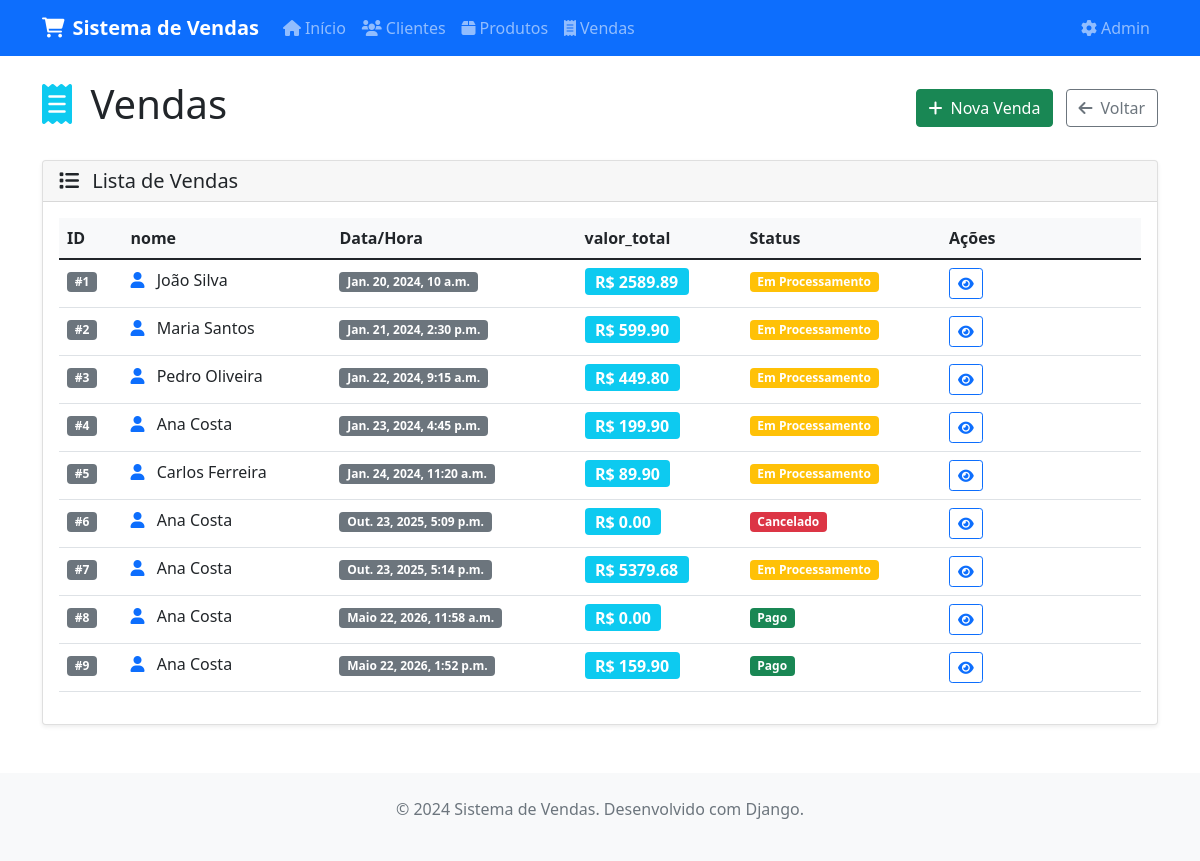
The app's page /vendas/vendas/ with its own data.
### vendas/models.py (models this page shows, shortened)
class Venda(models.Model):
    STATUS_CHOICES = [
        ('processamento', 'Em Processamento'),
        ('pago', 'Pago'),
        ('cancelado', 'Cancelado'),
    ]
    cliente = models.ForeignKey(Cliente, on_delete=models.CASCADE, verbose_name="Cliente")
    produtos = models.ManyToManyField(Produto, through='ItemVenda', verbose_name="Produtos")
    data_hora = models.DateTimeField(default=timezone.now, verbose_name="Data e Hora")
    valor_total = models.DecimalField(max_digits=10, decimal_places=2, verbose_name="Valor Total")
    status = models.CharField(max_length=20, choices=STATUS_CHOICES, default='processamento', verbose_name="Status")
    class Meta:
        verbose_name = "Venda"
        verbose_name_plural = "Vendas"
        ordering = ['data_hora']
    def pode_ser_cancelada(self):
        if self.status == 'cancelado':
            return False
        data_limite = timezone.now() - timedelta(days=0)
        if self.data_hora < data_limite:
            return False
        return True
    def get_status_display_class(self):
        status_classes = {
            'processamento': 'warning',
            'pago': 'success',
            'cancelado': 'danger',
        }
        return status_classes.get(self.status, 'secondary')

class Cliente(models.Model):
    nome = models.CharField(max_length=200, verbose_name="Nome")
    email = models.EmailField(verbose_name="E-mail")
    data_cadastro = models.DateTimeField(auto_now_add=True, verbose_name="Data de Cadastro")
    class Meta:
        verbose_name = "Cliente"
        verbose_name_plural = "Clientes"
        ordering = ['nome']

### vendas/views.py (the view)
# urls.py: path('vendas/', views.venda_list, name='venda_list'),
def venda_list(request):
    vendas_list = Venda.objects.all().order_by('id')
    paginator = Paginator(vendas_list, 10)
    page_number = request.GET.get('page')
    vendas = paginator.get_page(page_number)
    return render(request, 'vendas/venda_list.html', {'vendas': vendas})

### vendas/templates/vendas/venda_list.html (shortened to what this page needs)
{% extends 'vendas/base.html' %}
{% block content %}
<div class="row">
    <div class="col-12">
        <div class="d-flex justify-content-between align-items-center mb-4">
            <h1>
                <i class="fas fa-receipt text-info me-2"></i>
                Vendas
            </h1>
            <div>
                <a href="{% url 'vendas:venda_create' %}" class="btn btn-success me-2">
                    <i class="fas fa-plus me-2"></i>Nova Venda
                </a>
                <a href="{% url 'vendas:home' %}" class="btn btn-outline-secondary">
                    <i class="fas fa-arrow-left me-2"></i>Voltar
                </a>
            </div>
        </div>
    </div>
</div>
<div class="row">
    <div class="col-12">
        <div class="card">
            <div class="card-header">
                <h5 class="mb-0">
                    <i class="fas fa-list me-2"></i>
                    Lista de Vendas
                </h5>
            </div>
            <div class="card-body">
                {% if vendas %}
                    <div class="table-responsive">
                        <table class="table table-hover">
                            <thead>
                                <tr>
                                    <th>ID</th>
                                    <th>nome</th>
                                    <th>Data/Hora</th>
                                    <th>valor_total</th>
                                    <th>Status</th>
                                    <th width="200">Ações</th>
                                </tr>
                            </thead>
                            <tbody>
                                {% for venda in vendas %}
                                <tr>
                                   <td>
                                        <span class="badge bg-secondary">#{{ venda.id }}</span>
                                    </td>
                                    <td>
                                        <i class="fas fa-user text-primary me-2"></i>
                                        {{ venda.cliente.nome }}
                                    </td>
                                    <td>
                                        <span class="badge bg-secondary">{{ venda.data_hora }}</span>
                                    </td>
                                    <td>
                                        <span class="badge bg-info fs-6">
                                            R$ {{ venda.valor_total}}
                                        </span>
                                    </td>
                                    <td>
                                        <span class="badge bg-{{ venda.get_status_display_class }}">
                                            {{ venda.get_status_display }}
                                        </span>
                                    </td>
                                    <td>
                                        <div class="btn-group" role="group">
                                            <a href="{% url 'vendas:venda_detail' venda.pk %}"
                                               class="btn btn-sm btn-outline-primary"
                                               title="Ver detalhes">
                                                <i class="fas fa-eye"></i>
                                            </a>
                                        </div>
                                    </td>
                                </tr>
                                {% endfor %}
                            </tbody>
                        </table>
                    </div>
                {% endif %}
            </div>
        </div>
    </div>
</div>
{% endblock %}

### vendas/templates/vendas/base.html (style rules this page uses)
.card { box-shadow: 0 0.125rem 0.25rem rgba(0, 0, 0, 0.075); border: 1px solid rgba(0, 0, 0, 0.125); }
.table th { background-color: #f8f9fa; }

### records on screen
Venda: id "1", cliente.nome "João Silva", data_hora "Jan. 20, 2024, 10 a.m.", valor_total "2589.89", status "Em Processamento"
Venda: id "2", cliente.nome "Maria Santos", data_hora "Jan. 21, 2024, 2:30 p.m.", valor_total "599.90", status "Em Processamento"
Venda: id "3", cliente.nome "Pedro Oliveira", data_hora "Jan. 22, 2024, 9:15 a.m.", valor_total "449.80", status "Em Processamento"
Venda: id "4", cliente.nome "Ana Costa", data_hora "Jan. 23, 2024, 4:45 p.m.", valor_total "199.90", status "Em Processamento"
Venda: id "5", cliente.nome "Carlos Ferreira", data_hora "Jan. 24, 2024, 11:20 a.m.", valor_total "89.90", status "Em Processamento"
Venda: id "6", cliente.nome "Ana Costa", data_hora "Out. 23, 2025, 5:09 p.m.", valor_total "0.00", status "Cancelado"
Venda: id "7", cliente.nome "Ana Costa", data_hora "Out. 23, 2025, 5:14 p.m.", valor_total "5379.68", status "Em Processamento"
Venda: id "8", cliente.nome "Ana Costa", data_hora "Maio 22, 2026, 11:58 a.m.", valor_total "0.00", status "Pago"
Venda: id "9", cliente.nome "Ana Costa", data_hora "Maio 22, 2026, 1:52 p.m.", valor_total "159.90", status "Pago"
